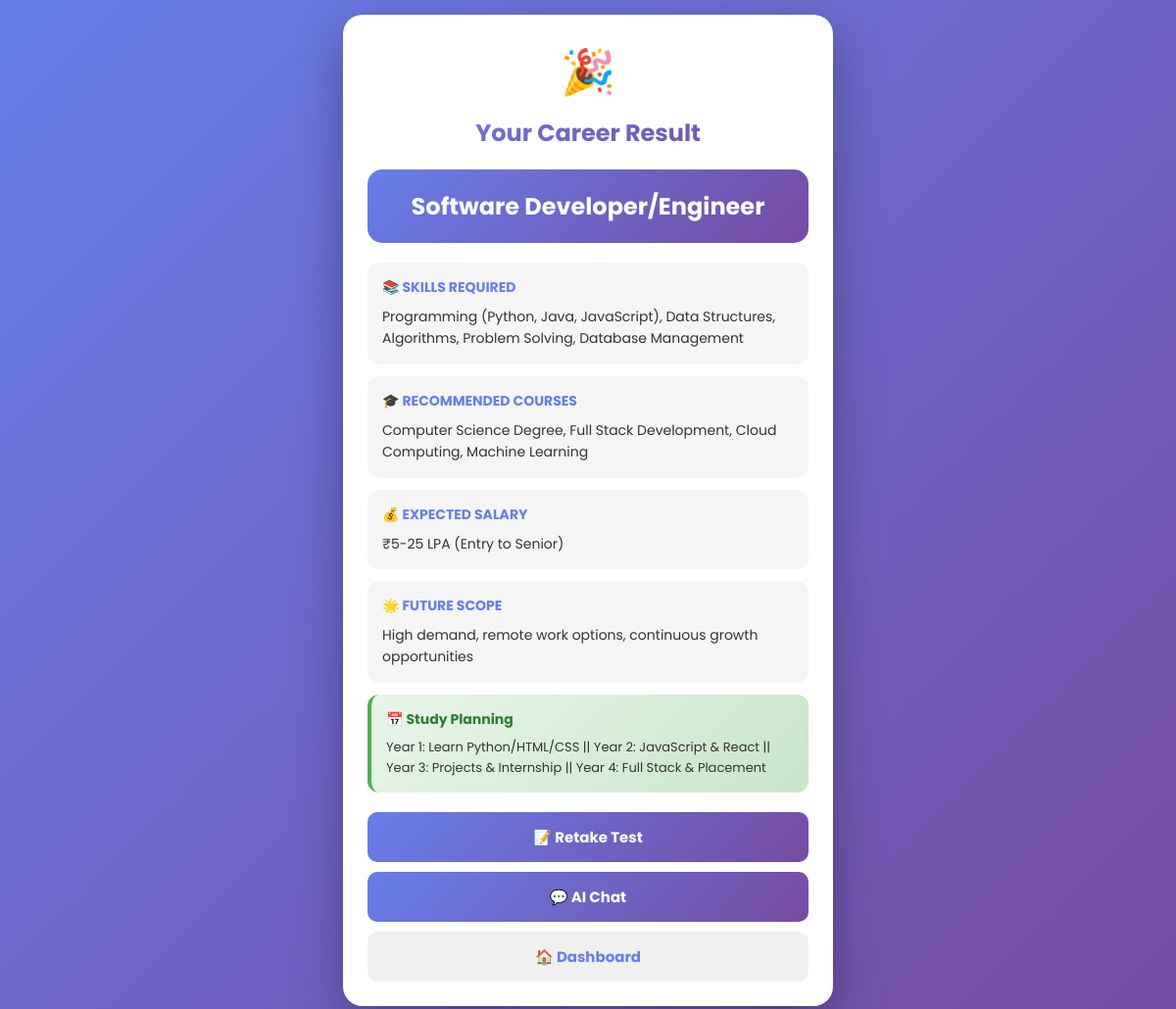
/result (signed in), run on the app's committed database.
### tables this page shows
CREATE TABLE results 
                (id INTEGER PRIMARY KEY AUTOINCREMENT, 
                 user_id INTEGER, 
                 career TEXT, 
                 skills TEXT, 
                 courses TEXT, 
                 salary TEXT, 
                 future_scope TEXT, study_plan TEXT,
                 FOREIGN KEY(user_id) REFERENCES users(id));

### app.py (the view)
@app.route('/result')
def result():
    if 'user_id' not in session:
        return redirect(url_for('login'))
    conn = sqlite3.connect('database.db')
    c = conn.cursor()
    c.execute("SELECT career, skills, courses, salary, future_scope FROM results WHERE user_id = ? ORDER BY id DESC LIMIT 1",
              (session['user_id'],))
    result = c.fetchone()
    conn.close()
    if result:
        study_plan = ""
        career_key = result[0].lower().replace("/", " ").replace(" ", "")
        for key, data in CAREER_DATA.items():
            if result[0].lower() in data['career'].lower():
                study_plan = data.get('study_plan', '')
                break
        return render_template('result.html', career=result[0], skills=result[1],
                               courses=result[2], salary=result[3], future_scope=result[4],
                               study_plan=study_plan)
    return redirect(url_for('test'))

### app.py (called while the page is built)
@app.context_processor
def inject_translations():
    lang = session.get('lang', 'en')
    return dict(t=get_all_texts(lang), current_lang=lang)

### translations.py (called while the page is built)
def get_all_texts(lang='en'):
    return TRANSLATIONS.get(lang, TRANSLATIONS['en'])

### templates/result.html (shortened to what this page needs)
<!DOCTYPE html>
<html lang="en">
<head>
</head>
<body>
<div class="container">
<div class="celebration">🎉</div>
<h2>Your Career Result</h2>
<div class="career-box">
<h3>{{career}}</h3>
</div>
<div class="info-section">
<h4>📚 Skills Required</h4>
<p>{{skills}}</p>
</div>
<div class="info-section">
<h4>🎓 Recommended Courses</h4>
<p>{{courses}}</p>
</div>
<div class="info-section">
<h4>💰 Expected Salary</h4>
<p>{{salary}}</p>
</div>
<div class="info-section">
<h4>🌟 Future Scope</h4>
<p>{{future_scope}}</p>
</div>
{% if study_plan %}
<div class="study-box">
<h4>📅 Study Planning</h4>
<p>{{study_plan}}</p>
</div>
{% endif %}
<div class="buttons">
<a href="/test">📝 Retake Test</a>
<a href="/chat">💬 AI Chat</a>
<a href="/dashboard" class="secondary">🏠 Dashboard</a>
</div>
</div>
</body>
</html>

### templates/result.html (style rules this page uses)
* { margin: 0; padding: 0; box-sizing: border-box; }
body { font-family: 'Poppins', sans-serif; background: linear-gradient(135deg, #667eea 0%, #764ba2 100%); min-height: 100vh; padding: 15px; }
.container { max-width: 500px; margin: 0 auto; background: white; border-radius: 20px; padding: 25px; box-shadow: 0 20px 50px rgba(0,0,0,0.3); }
h2 { text-align: center; background: linear-gradient(135deg, #667eea 0%, #764ba2 100%); -webkit-background-clip: text; -webkit-text-fill-color: transparent; font-size: 24px; margin-bottom: 20px; }
.celebration { text-align: center; font-size: 45px; margin-bottom: 10px; }
.career-box { background: linear-gradient(135deg, #667eea 0%, #764ba2 100%); color: white; padding: 20px; border-radius: 15px; text-align: center; margin-bottom: 20px; }
.career-box h3 { font-size: 24px; }
.info-section { padding: 15px; background: #f5f5f5; border-radius: 12px; margin-bottom: 12px; }
.info-section h4 { color: #667eea; font-size: 14px; margin-bottom: 8px; text-transform: uppercase; }
.info-section p { color: #333; font-size: 14px; line-height: 1.6; }
.study-box { padding: 15px; background: linear-gradient(135deg, #e8f5e9 0%, #c8e6c9 100%); border-radius: 12px; margin-bottom: 15px; border-left: 4px solid #4caf50; }
.study-box h4 { color: #2e7d32; font-size: 14px; margin-bottom: 8px; }
.study-box p { color: #333; font-size: 13px; line-height: 1.6; }
.buttons { display: grid; gap: 10px; margin-top: 20px; }
.buttons a { display: block; padding: 14px; background: linear-gradient(135deg, #667eea 0%, #764ba2 100%); color: white; text-align: center; text-decoration: none; border-radius: 10px; font-weight: 700; font-size: 15px; }
.buttons a.secondary { background: #f0f0f0; color: #667eea; }

### data on the page
results: career "Software Developer/Engineer", skills "Programming (Python, Java, JavaScript), Data Structures, Algorithms, Problem Solving, Database Management", courses "Computer Science Degree, Full Stack Development, Cloud Computing, Machine Learning", salary "₹5-25 LPA (Entry to Senior)", future_scope "High demand, remote work options, continuous growth opportunities"

### other printed values
{{ study_plan }} "Year 1: Learn Python/HTML/CSS || Year 2: JavaScript & React || Year 3: Projects & Internship || Year 4: Full Stack & Placement"
